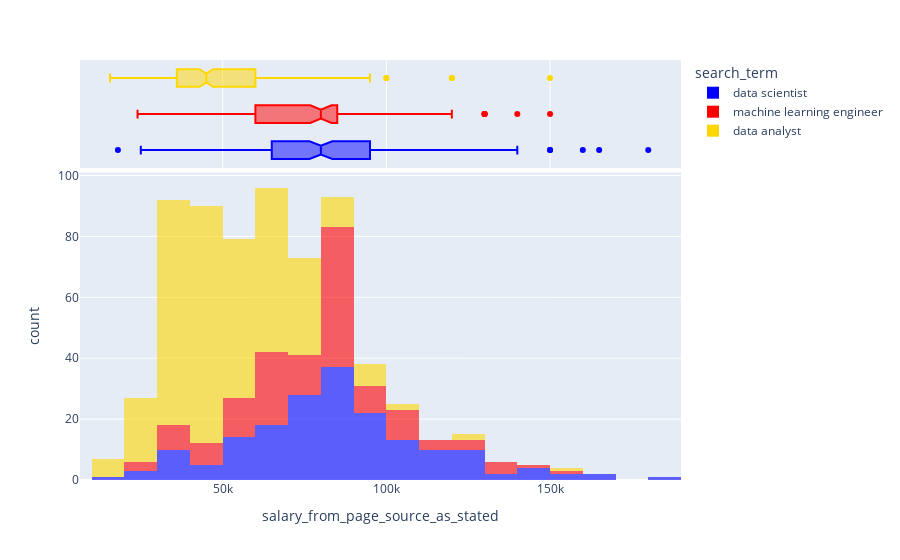

Notebook code for this chart:
### Code cell
username = 'Ioana-P' # your username
api_key =  key.key()       # your api key - go to profile > settings > regenerate key
chart_studio.tools.set_credentials_file(username=username, api_key=api_key)
fig.show()

py.plot(fig, filename = 'annual_salary_by_search_term', auto_open=True)

### Figure 1 — Plotly figure (JSON) as saved in the notebook; plotly's stock layout.template omitted (floating-point values rounded to 4 significant figures; data arrays with more than 128 entries replaced by an {"elided": "..."} marker saying what was removed)
{"data": [{"alignmentgroup": "True", "bingroup": "x", "hovertemplate": "search_term=data scientist<br>salary_from_page_source_as_stated=%{x}<br>count=%{y}<extra></extra>", "legendgroup": "data scientist", "marker": {"color": "blue", "opacity": 0.6}, "name": "data scientist", "nbinsx": 20, "offsetgroup": "data scientist", "orientation": "v", "showlegend": true, "type": "histogram", "x": {"elided": "182 int values"}, "xaxis": "x", "yaxis": "y"}, {"alignmentgroup": "True", "customdata": {"elided": "182x2 mixed values"}, "hovertemplate": "<b>%{hovertext}</b><br><br>search_term=data scientist<br>salary_from_page_source_as_stated=%{customdata[1]}<br>company=%{customdata[0]}<extra></extra>", "hovertext": {"elided": "182 str values"}, "legendgroup": "data scientist", "marker": {"color": "blue"}, "name": "data scientist", "notched": true, "offsetgroup": "data scientist", "showlegend": false, "type": "box", "x": {"elided": "182 int values"}, "xaxis": "x2", "yaxis": "y2"}, {"alignmentgroup": "True", "bingroup": "x", "hovertemplate": "search_term=machine learning engineer<br>salary_from_page_source_as_stated=%{x}<br>count=%{y}<extra></extra>", "legendgroup": "machine learning engineer", "marker": {"color": "red", "opacity": 0.6}, "name": "machine learning engineer", "nbinsx": 20, "offsetgroup": "machine learning engineer", "orientation": "v", "showlegend": true, "type": "histogram", "x": {"elided": "145 int values"}, "xaxis": "x", "yaxis": "y"}, {"alignmentgroup": "True", "customdata": {"elided": "145x2 mixed values"}, "hovertemplate": "<b>%{hovertext}</b><br><br>search_term=machine learning engineer<br>salary_from_page_source_as_stated=%{customdata[1]}<br>company=%{customdata[0]}<extra></extra>", "hovertext": {"elided": "145 str values"}, "legendgroup": "machine learning engineer", "marker": {"color": "red"}, "name": "machine learning engineer", "notched": true, "offsetgroup": "machine learning engineer", "showlegend": false, "type": "box", "x": {"elided": "145 int values"}, "xaxis": "x2", "yaxis": "y2"}, {"alignmentgroup": "True", "bingroup": "x", "hovertemplate": "search_term=data analyst<br>salary_from_page_source_as_stated=%{x}<br>count=%{y}<extra></extra>", "legendgroup": "data analyst", "marker": {"color": "gold", "opacity": 0.6}, "name": "data analyst", "nbinsx": 20, "offsetgroup": "data analyst", "orientation": "v", "showlegend": true, "type": "histogram", "x": {"elided": "339 int values"}, "xaxis": "x", "yaxis": "y"}, {"alignmentgroup": "True", "customdata": {"elided": "339x2 mixed values"}, "hovertemplate": "<b>%{hovertext}</b><br><br>search_term=data analyst<br>salary_from_page_source_as_stated=%{customdata[1]}<br>company=%{customdata[0]}<extra></extra>", "hovertext": {"elided": "339 str values"}, "legendgroup": "data analyst", "marker": {"color": "gold"}, "name": "data analyst", "notched": true, "offsetgroup": "data analyst", "showlegend": false, "type": "box", "x": {"elided": "339 int values"}, "xaxis": "x2", "yaxis": "y2"}], "layout": {"barmode": "relative", "legend": {"title": {"text": "search_term"}, "tracegroupgap": 0}, "margin": {"t": 60}, "xaxis": {"anchor": "y", "domain": [0, 1], "title": {"text": "salary_from_page_source_as_stated"}}, "xaxis2": {"anchor": "y2", "domain": [0, 1], "matches": "x", "showgrid": true, "showticklabels": false}, "yaxis": {"anchor": "x", "domain": [0, 0.7326], "title": {"text": "count"}}, "yaxis2": {"anchor": "x2", "domain": [0.7426, 1], "matches": "y2", "showgrid": false, "showline": false, "showticklabels": false, "ticks": ""}}}
